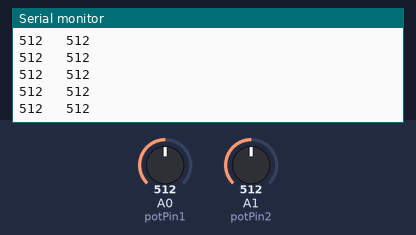
Bench run of a sketch on a simulated Arduino Uno, built with avr-gcc and run on an emulated ATmega328P. On the bench: the last lines printed to the serial monitor. Inputs (shaded band) come from the test bench; at power-on: A1 (potPin2) = 512, A0 (potPin1) = 512.

Above: at 1.2 s.
1.3 s: A1 (potPin2) set to 983
At 2.0 s:
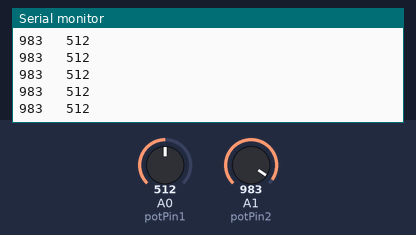
2.8 s: A1 (potPin2) set to 1015
At 3.4 s:
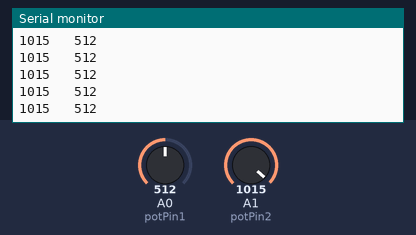
7.3 s: A0 (potPin1) set to 109
At 8.3 s:
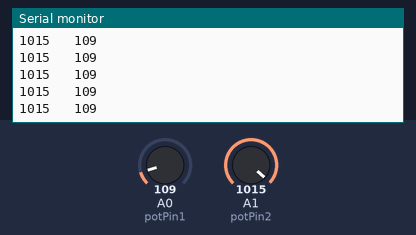
10.3 s: A0 (potPin1) set to 93
At 10.9 s:
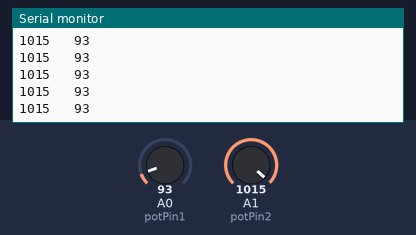
Timing chart, 0 to 12.8 s (numbered marks = the images above; inputs shaded):
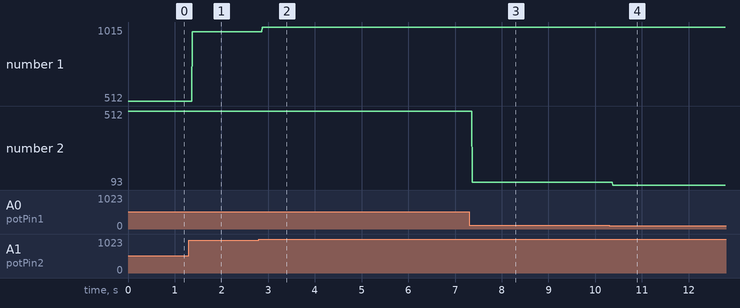

The sketch:

read_two_pot.ino
```cpp
//Reads the State of a Pot and displays on screen

int potPin1 = A0;
int potPin2 = A1;

void setup()
{
  //sets the pins for the pots
  pinMode(potPin1, INPUT);
  pinMode(potPin2, INPUT);

  //Allows us to listen to serial communications from the arduino
  Serial.begin(9600);
}

void loop()
{
  // Print the state of the pots

  String pot1 = String(analogRead(potPin1));
  String pot2 = String(analogRead(potPin2));
  String readout = pot2 + "   " + pot1;

  Serial.println(readout);
  delay(4);
}
```

Measured:
- after the input at 1.3 s, the serial monitor: prints a new line after 0.07 s (image 1)
- after the input at 2.8 s, the serial monitor: prints a new line after 0.07 s (image 2)
- after the input at 7.3 s, the serial monitor: prints a new line after 0.06 s (image 3)
- after the input at 10.3 s, the serial monitor: prints a new line after 0.07 s (image 4)
- plotted number 1: 512 → 983 after the input at 1.3 s, 983 → 1015 after the input at 2.8 s
- plotted number 2: 512 → 109 after the input at 7.3 s, 109 → 93 after the input at 10.3 s
